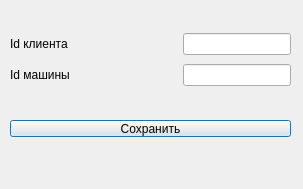
<?xml version="1.0" encoding="UTF-8"?>
<ui version="4.0">
 <class>Dialog</class>
 <widget class="QDialog" name="Dialog">
  <property name="geometry">
   <rect>
    <x>0</x>
    <y>0</y>
    <width>303</width>
    <height>189</height>
   </rect>
  </property>
  <property name="windowTitle">
   <string>Dialog</string>
  </property>
  <widget class="QWidget" name="verticalLayoutWidget">
   <property name="geometry">
    <rect>
     <x>10</x>
     <y>30</y>
     <width>281</width>
     <height>61</height>
    </rect>
   </property>
   <layout class="QVBoxLayout" name="verticalLayout">
    <item>
     <layout class="QHBoxLayout" name="horizontalLayout_2">
      <item>
       <widget class="QLabel" name="label_2">
        <property name="text">
         <string>Id клиента</string>
        </property>
       </widget>
      </item>
      <item>
       <spacer name="horizontalSpacer_2">
        <property name="orientation">
         <enum>Qt::Horizontal</enum>
        </property>
        <property name="sizeHint" stdset="0">
         <size>
          <width>40</width>
          <height>20</height>
         </size>
        </property>
       </spacer>
      </item>
      <item>
       <widget class="QLineEdit" name="lineEdit_2"/>
      </item>
     </layout>
    </item>
    <item>
     <layout class="QHBoxLayout" name="horizontalLayout">
      <item>
       <widget class="QLabel" name="label1">
        <property name="text">
         <string>Id машины</string>
        </property>
       </widget>
      </item>
      <item>
       <spacer name="horizontalSpacer">
        <property name="orientation">
         <enum>Qt::Horizontal</enum>
        </property>
        <property name="sizeHint" stdset="0">
         <size>
          <width>40</width>
          <height>20</height>
         </size>
        </property>
       </spacer>
      </item>
      <item>
       <widget class="QLineEdit" name="lineEdit1"/>
      </item>
     </layout>
    </item>
   </layout>
  </widget>
  <widget class="QPushButton" name="pushButton">
   <property name="geometry">
    <rect>
     <x>10</x>
     <y>120</y>
     <width>281</width>
     <height>17</height>
    </rect>
   </property>
   <property name="text">
    <string>Сохранить</string>
   </property>
  </widget>
 </widget>
 <resources/>
 <connections/>
</ui>
